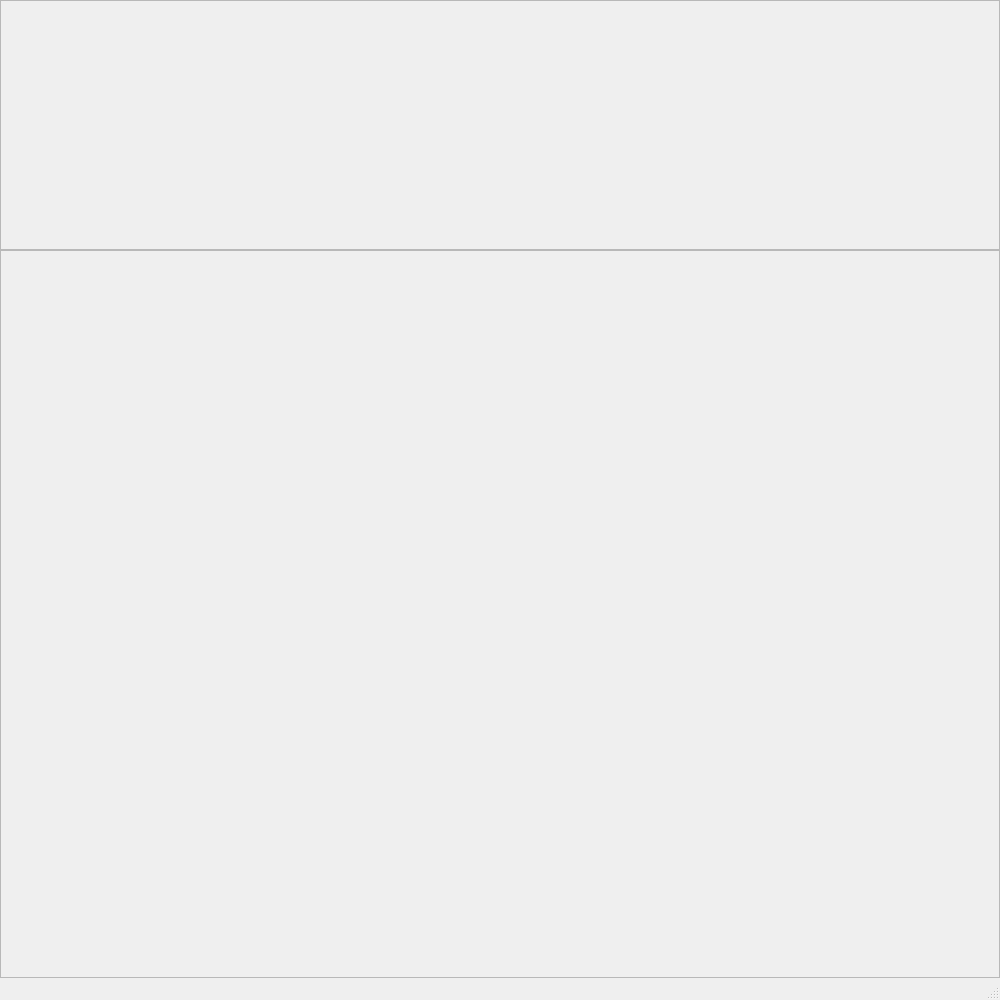
<?xml version="1.0" encoding="UTF-8"?>
<ui version="4.0">
 <class>MainWindowAvaliacao</class>
 <widget class="QMainWindow" name="MainWindowAvaliacao">
  <property name="geometry">
   <rect>
    <x>0</x>
    <y>0</y>
    <width>1000</width>
    <height>1000</height>
   </rect>
  </property>
  <property name="minimumSize">
   <size>
    <width>1000</width>
    <height>1000</height>
   </size>
  </property>
  <property name="windowTitle">
   <string>MainWindow</string>
  </property>
  <widget class="QWidget" name="centralwidget">
   <layout class="QVBoxLayout" name="verticalLayout_2">
    <property name="spacing">
     <number>0</number>
    </property>
    <property name="leftMargin">
     <number>0</number>
    </property>
    <property name="topMargin">
     <number>0</number>
    </property>
    <property name="rightMargin">
     <number>0</number>
    </property>
    <property name="bottomMargin">
     <number>0</number>
    </property>
    <item>
     <layout class="QVBoxLayout" name="verticalLayout">
      <property name="spacing">
       <number>0</number>
      </property>
      <item>
       <widget class="QFrame" name="frameTabela">
        <property name="minimumSize">
         <size>
          <width>800</width>
          <height>250</height>
         </size>
        </property>
        <property name="maximumSize">
         <size>
          <width>16777215</width>
          <height>250</height>
         </size>
        </property>
        <property name="frameShape">
         <enum>QFrame::StyledPanel</enum>
        </property>
        <property name="frameShadow">
         <enum>QFrame::Raised</enum>
        </property>
       </widget>
      </item>
      <item>
       <widget class="QFrame" name="frame_grafico">
        <property name="frameShape">
         <enum>QFrame::StyledPanel</enum>
        </property>
        <property name="frameShadow">
         <enum>QFrame::Raised</enum>
        </property>
       </widget>
      </item>
     </layout>
    </item>
   </layout>
  </widget>
  <widget class="QMenuBar" name="menubar">
   <property name="geometry">
    <rect>
     <x>0</x>
     <y>0</y>
     <width>1000</width>
     <height>26</height>
    </rect>
   </property>
  </widget>
  <widget class="QStatusBar" name="statusbar"/>
 </widget>
 <resources/>
 <connections/>
</ui>
